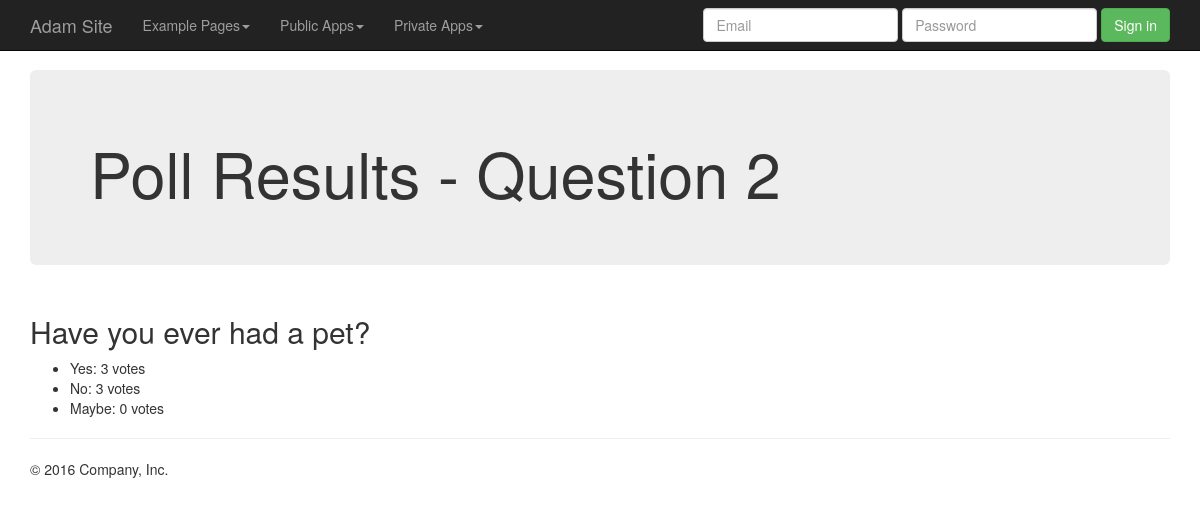
The app's page /polls/2/results/ with its own data.
### webapp/models.py (models this page shows, shortened)
class Question(models.Model):
    question_text = models.CharField(max_length=200)
    pub_date = models.DateTimeField('date published')

class Choice(models.Model):
    question = models.ForeignKey(Question, on_delete=models.CASCADE)
    choice_text = models.CharField(max_length=200)
    votes = models.IntegerField(default=0)

### webapp/views.py (the view)
# urls.py: url(r'^(?P<question_id>[0-9]+)/results/$', views.polls_results, name='results'),
def polls_results(request, question_id):
    question = get_object_or_404(Question, pk=question_id)
    choices = question.choice_set.all()
    context = {
        'question': question,
        'choices': choices
    }
    return render(request, 'webapp/polls_results.html', context=context)

### webapp/templates/webapp/polls_results.html (shortened to what this page needs)
{%  extends "main.html" %}
{% block jumbotronContent %}
<h1>Poll Results - Question {{ question.id }}</h1>
{% endblock %}
{% block bodyContent %}
    <h2>{{ question.question_text }}</h2>
    {% if choices %}
        <ul>
            {% for choice in choices %}
                <li>
                    {{ choice.choice_text }}: {{ choice.votes }} votes
                </li>
            {% endfor %}
        </ul>
    {% endif %}
{% endblock %}

### static/src/css/main.css (style rules this page uses)
body { min-height: 2000px; padding-top: 70px; }

### records on screen
Question: id "2", question_text "Have you ever had a pet?"
Choice: choice_text "Yes", votes "3"
Choice: choice_text "No", votes "3"
Choice: choice_text "Maybe", votes "0"
